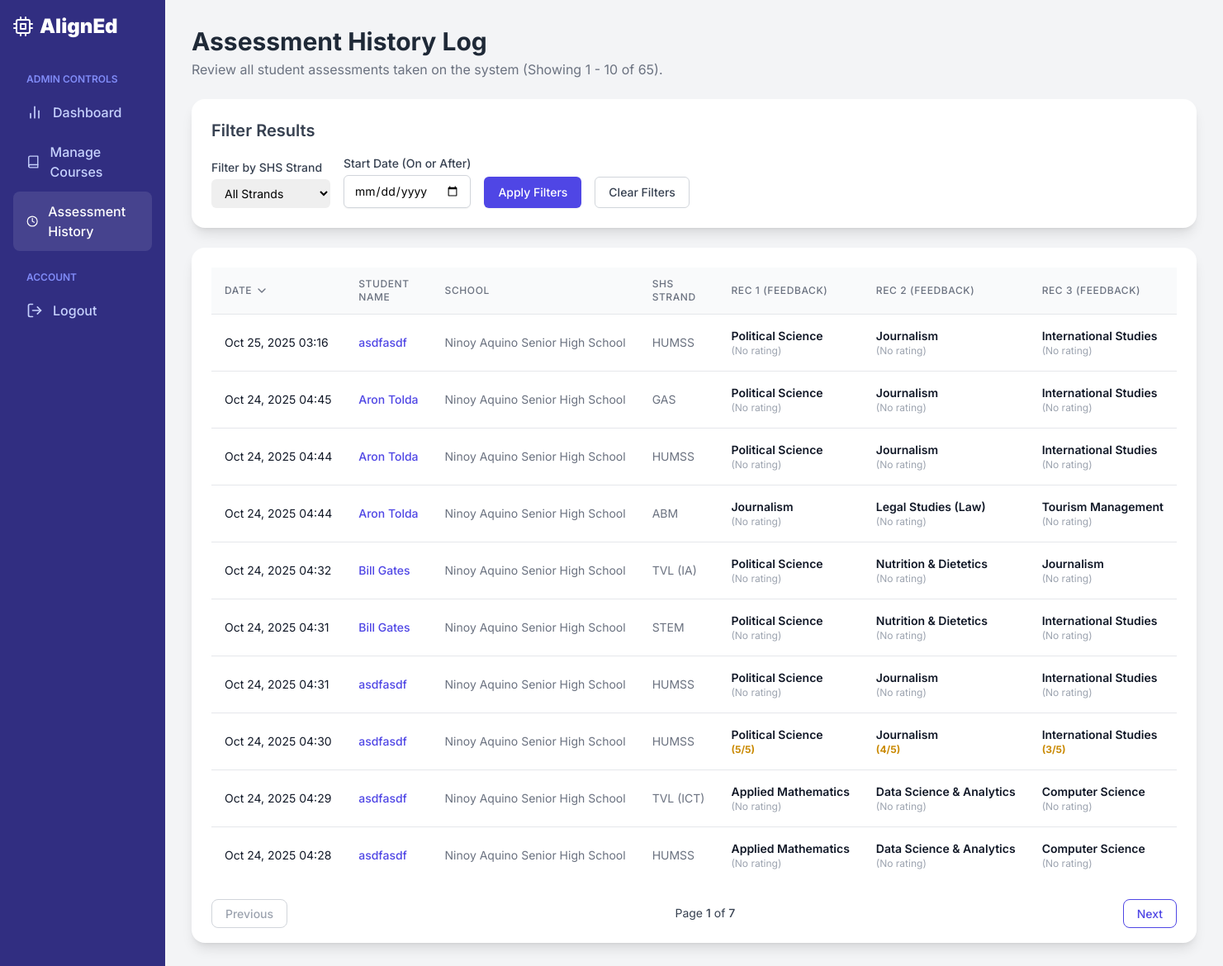
Screenshot of /admin-dashboard/history/ (signed in) with the database file from the repository.
### recommender/models.py (models this page shows, shortened)
class Assessment(models.Model):
    name = models.CharField(max_length=100, blank=True, null=True, verbose_name="Student Name (Optional)")
    school = models.CharField(max_length=200, verbose_name="School/University")
    shs_strand = models.CharField(max_length=50, verbose_name="SHS Strand")
    tvl_strand = models.CharField(max_length=50, blank=True, null=True, verbose_name="TVL Strand")
    base_persona_key = models.CharField(
        max_length=100,
        default='Computer Science',
        help_text="pls."
    )
    custom_trait_scores = models.TextField(
        blank=True,
        help_text="change value."
    )
    interest_science = models.IntegerField(default=0)
    interest_arts = models.IntegerField(default=0)
    interest_teaching = models.IntegerField(default=0)
    interest_business = models.IntegerField(default=0)
    interest_tech = models.IntegerField(default=0)
    interest_design = models.IntegerField(default=0)
    interest_sports = models.IntegerField(default=0)
    interest_building = models.IntegerField(default=0)
    interest_nature = models.IntegerField(default=0)
    interest_leading = models.IntegerField(default=0)
    interest_helping = models.IntegerField(default=0)
    interest_detail = models.IntegerField(default=0)
    interest_policy = models.IntegerField(default=0)
    interest_research = models.IntegerField(default=0)
    ability_logic = models.IntegerField(default=0)
    ability_creativity = models.IntegerField(default=0)
    ability_comm = models.IntegerField(default=0)
    ability_practical = models.IntegerField(default=0)
    ability_teamwork = models.IntegerField(default=0)
    ability_spatial = models.IntegerField(default=0)
    recommended_course_1 = models.CharField(max_length=200, blank=True)
    recommended_course_2 = models.CharField(max_length=200, blank=True)
    recommended_course_3 = models.CharField(max_length=200, blank=True)
    feedback_rating_1 = models.IntegerField(null=True, blank=True)
    feedback_rating_2 = models.IntegerField(null=True, blank=True)
    feedback_rating_3 = models.IntegerField(null=True, blank=True)
    feedback_submitted = models.BooleanField(default=False)
    timestamp = models.DateTimeField(auto_now_add=True)

### recommender/views.py (the view)
# urls.py: path('admin-dashboard/history/', views.assessment_history_view, name='assessment_history'),
@user_passes_test(is_superuser)
def assessment_history_view(request):
    assessments_list = Assessment.objects.all()
    sort_by = request.GET.get('sort', '-timestamp')
    page_number = request.GET.get('page', 1)
    valid_sorts = ['-timestamp', 'timestamp', 'shs_strand', '-shs_strand']
    if sort_by not in valid_sorts:
        sort_by = '-timestamp'
    selected_strand = request.GET.get('strand')
    if selected_strand and selected_strand != 'all':
        assessments_list = assessments_list.filter(shs_strand=selected_strand)
    date_filter = request.GET.get('date_filter')
    if date_filter:
        try:
            filter_date = datetime.strptime(date_filter, '%Y-%m-%d').date()
            assessments_list = assessments_list.filter(timestamp__gte=filter_date)
        except ValueError:
            pass
    assessments_list = assessments_list.order_by(sort_by)
    paginator = Paginator(assessments_list, 10)
    try:
        assessments = paginator.page(page_number)
    except PageNotAnInteger:
        assessments = paginator.page(1)
    except EmptyPage:
        assessments = paginator.page(paginator.num_pages)
    all_strands = Assessment.objects.values_list('shs_strand', flat=True).distinct()
    context = {
        'active_page': 'assessment_history',
        'assessments': assessments,
        'current_sort': sort_by,
        'all_strands': sorted(list(all_strands)),
        'selected_strand': selected_strand,
        'date_filter_value': date_filter,
    }
    return render(request, 'recommender/admin_assessment_history.html', context)

### recommender/views.py (called while the page is built)
def is_superuser(user):
    return user.is_authenticated and user.is_superuser

### recommender/templates/recommender/admin_assessment_history.html (shortened to what this page needs)
{% extends 'recommender/base.html' %}
{% block content %}
<header class="mb-6">
    <h1 class="text-3xl font-bold text-gray-800">Assessment History Log</h1>
    <p class="text-gray-500 mt-1">Review all student assessments taken on the system (Showing {{ assessments.start_index }} - {{ assessments.end_index }} of {{ assessments.paginator.count }}).</p>
</header>
<div class="bg-white rounded-2xl shadow-lg p-6 mb-6">
    <h2 class="text-xl font-semibold text-gray-700 mb-4">Filter Results</h2>
    <form method="GET" class="flex flex-wrap items-end gap-4">
        <div>
            <label for="strand-filter" class="block text-sm font-medium text-gray-700">Filter by SHS Strand</label>
            <select id="strand-filter" name="strand" class="mt-1 block w-full pl-3 pr-10 py-2 text-base border-gray-300 focus:outline-none focus:ring-indigo-500 focus:border-indigo-500 sm:text-sm rounded-md">
                <option value="all" {% if not selected_strand or selected_strand == 'all' %}selected{% endif %}>All Strands</option>
            </select>
        </div>
        <div>
            <label for="date-filter" class="block text-sm font-medium text-gray-700">Start Date (On or After)</label>
            <input type="date" id="date-filter" name="date_filter" value="{{ date_filter_value|default:'' }}" class="mt-1 block w-full py-2 px-3 border border-gray-300 rounded-md shadow-sm focus:outline-none focus:ring-indigo-500 focus:border-indigo-500 sm:text-sm">
        </div>
        <button type="submit" class="inline-flex items-center px-4 py-2 border border-transparent text-sm font-medium rounded-md shadow-sm text-white bg-indigo-600 hover:bg-indigo-700 focus:outline-none focus:ring-2 focus:ring-offset-2 focus:ring-indigo-500">
            Apply Filters
        </button>
        <a href="{% url 'assessment_history' %}?sort=-timestamp" class="inline-flex items-center px-4 py-2 text-sm font-medium text-gray-700 border border-gray-300 rounded-md hover:bg-gray-50">
            Clear Filters
        </a>
    </form>
</div>
<div class="bg-white rounded-2xl shadow-lg p-6">
    {% if assessments.paginator.count > 0 %}
    <div class="overflow-x-auto">
        <table class="min-w-full divide-y divide-gray-200">
            <thead class="bg-gray-50">
                <tr>
                    <th class="px-4 py-3 text-left text-xs font-medium text-gray-500 uppercase tracking-wider">
                        {% with date_sort_param=current_sort %}
                            {% if date_sort_param == '-timestamp' %}
                                <a href="?sort=timestamp&strand={{ selected_strand|default:'all' }}&date_filter={{ date_filter_value|default:'' }}" class="flex items-center hover:text-gray-900">Date <i data-feather="chevron-down" class="w-4 h-4 ml-1"></i></a>
                            {% elif date_sort_param == 'timestamp' %}
                                <a href="?sort=-timestamp&strand={{ selected_strand|default:'all' }}&date_filter={{ date_filter_value|default:'' }}" class="flex items-center hover:text-gray-900">Date <i data-feather="chevron-up" class="w-4 h-4 ml-1"></i></a>
                            {% else %}
                                <a href="?sort=-timestamp&strand={{ selected_strand|default:'all' }}&date_filter={{ date_filter_value|default:'' }}" class="flex items-center hover:text-gray-900">Date</a>
                            {% endif %}
                        {% endwith %}
                    </th>
                    <th class="px-4 py-3 text-left text-xs font-medium text-gray-500 uppercase tracking-wider">Student Name</th>
                    <th class="px-4 py-3 text-left text-xs font-medium text-gray-500 uppercase tracking-wider">School</th>
                    <th class="px-4 py-3 text-left text-xs font-medium text-gray-500 uppercase tracking-wider">
                        {% with strand_sort_param=current_sort %}
                            {% if strand_sort_param == 'shs_strand' %}
                                <a href="?sort=-shs_strand&strand={{ selected_strand|default:'all' }}&date_filter={{ date_filter_value|default:'' }}" class="flex items-center hover:text-gray-900">SHS Strand <i data-feather="chevron-up" class="w-4 h-4 ml-1"></i></a>
                            {% elif strand_sort_param == '-shs_strand' %}
                                <a href="?sort=shs_strand&strand={{ selected_strand|default:'all' }}&date_filter={{ date_filter_value|default:'' }}" class="flex items-center hover:text-gray-900">SHS Strand <i data-feather="chevron-down" class="w-4 h-4 ml-1"></i></a>
                            {% else %}
                                <a href="?sort=shs_strand&strand={{ selected_strand|default:'all' }}&date_filter={{ date_filter_value|default:'' }}" class="flex items-center hover:text-gray-900">SHS Strand</a>
                            {% endif %}
                        {% endwith %}
                    </th>
                    <th class="px-4 py-3 text-left text-xs font-medium text-gray-500 uppercase tracking-wider">Rec 1 (Feedback)</th>
                    <th class="px-4 py-3 text-left text-xs font-medium text-gray-500 uppercase tracking-wider">Rec 2 (Feedback)</th>
                    <th class="px-4 py-3 text-left text-xs font-medium text-gray-500 uppercase tracking-wider">Rec 3 (Feedback)</th>
                </tr>
            </thead>
            <tbody class="bg-white divide-y divide-gray-200">
                {% for assessment in assessments %}
                <tr class="hover:bg-gray-50">
                    <td class="px-4 py-4 whitespace-nowrap text-sm text-gray-900">
                        {{ assessment.timestamp|date:"M d, Y H:i" }}
                    </td>
                    <td class="px-4 py-4 whitespace-nowrap text-sm font-medium text-indigo-600">
                        {{ assessment.name|default:"Anonymous" }}
                    </td>
                    <td class="px-4 py-4 whitespace-nowrap text-sm text-gray-500">
                        {{ assessment.school }}
                    </td>
                    <td class="px-4 py-4 whitespace-nowrap text-sm text-gray-500">
                        {{ assessment.shs_strand }}{% if assessment.tvl_strand and assessment.shs_strand == 'TVL' %} ({{ assessment.tvl_strand }}){% endif %}
                    </td>
                    <td class="px-4 py-4 whitespace-nowrap text-sm text-gray-900">
                        <span class="font-semibold">{{ assessment.recommended_course_1|default:"N/A" }}</span>
                        {% if assessment.feedback_rating_1 %}
                            <span class="text-xs font-bold text-yellow-600 block">({{ assessment.feedback_rating_1 }}/5)</span>
                        {% else %}
                            <span class="text-xs text-gray-400 block">(No rating)</span>
                        {% endif %}
                    </td>
                    <td class="px-4 py-4 whitespace-nowrap text-sm text-gray-900">
                        <span class="font-semibold">{{ assessment.recommended_course_2|default:"N/A" }}</span>
                        {% if assessment.feedback_rating_2 %}
                            <span class="text-xs font-bold text-yellow-600 block">({{ assessment.feedback_rating_2 }}/5)</span>
                        {% else %}
                            <span class="text-xs text-gray-400 block">(No rating)</span>
                        {% endif %}
                    </td>
                    <td class="px-4 py-4 whitespace-nowrap text-sm text-gray-900">
                        <span class="font-semibold">{{ assessment.recommended_course_3|default:"N/A" }}</span>
                        {% if assessment.feedback_rating_3 %}
                            <span class="text-xs font-bold text-yellow-600 block">({{ assessment.feedback_rating_3 }}/5)</span>
                        {% else %}
                            <span class="text-xs text-gray-400 block">(No rating)</span>
                        {% endif %}
                    </td>
                </tr>
                {% endfor %}
            </tbody>
        </table>
    </div>
    {% if assessments.has_other_pages %}
    <div class="mt-6 flex justify-between items-center">
        <div>
            {% if assessments.has_previous %}
                <a href="?page={{ assessments.previous_page_number }}&sort={{ current_sort }}&strand={{ selected_strand|default:'all' }}&date_filter={{ date_filter_value|default:'' }}" class="px-4 py-2 text-sm font-medium rounded-lg text-indigo-600 border border-indigo-600 hover:bg-indigo-50 transition-colors">
                    Previous
                </a>
            {% else %}
                <span class="px-4 py-2 text-sm font-medium rounded-lg text-gray-400 border border-gray-300">Previous</span>
            {% endif %}
        </div>
        <span class="text-sm text-gray-700">
            Page <span class="font-medium">{{ assessments.number }}</span> of <span class="font-medium">{{ assessments.paginator.num_pages }}</span>
        </span>
        <div>
            {% if assessments.has_next %}
                <a href="?page={{ assessments.next_page_number }}&sort={{ current_sort }}&strand={{ selected_strand|default:'all' }}&date_filter={{ date_filter_value|default:'' }}" class="px-4 py-2 text-sm font-medium rounded-lg text-indigo-600 border border-indigo-600 hover:bg-indigo-50 transition-colors">
                    Next
                </a>
            {% else %}
                <span class="px-4 py-2 text-sm font-medium rounded-lg text-gray-400 border border-gray-300">Next</span>
            {% endif %}
        </div>
    </div>
    {% endif %}
    {% else %}
    <div class="text-center py-10 text-gray-500">
        <i data-feather="clock" class="w-10 h-10 mx-auto mb-3"></i>
        <p>No assessment records have been found yet.</p>
    </div>
    {% endif %}
</div>
{% endblock %}

### recommender/templates/recommender/base.html (shortened to what this page needs)
<!DOCTYPE html>
<html lang="en">
<head>
    <script src="https://cdn.tailwindcss.com"></script>
</head>
<body class="bg-gray-100">
    <div class="flex min-h-screen">
        <aside class="w-64 bg-indigo-900 text-white flex-col p-4 hidden md:flex">
            {% include 'recommender/partials/sidebar_content.html' %}
        </aside>
        <main class="flex-1">
            <div class="p-6 md:p-8">
                {% block content %}
                {% endblock %}
            </div>
        </main>
    </div>
</body>
</html>

### recommender/templates/recommender/partials/sidebar_content.html (shortened to what this page needs)
<div class="text-2xl font-black mb-10 flex items-center">
    <i data-feather="cpu" class="mr-2"></i>
    <span>AlignEd</span>
</div>
{% if user.is_authenticated and user.is_superuser %}
    <nav class="flex-grow">
        <p class="px-4 text-xs font-semibold uppercase text-indigo-400 mb-2">Admin Controls</p>
        <ul>
            <li><a href="{% url 'admin_dashboard' %}" class="sidebar-link flex items-center py-3 px-4 rounded-lg font-medium {% if active_page == 'admin_dashboard' %}active{% else %}text-indigo-200{% endif %}"><i data-feather="bar-chart-2" class="w-5 h-5 mr-3"></i>Dashboard</a></li>
            <li><a href="{% url 'course_list' %}" class="sidebar-link flex items-center py-3 px-4 rounded-lg font-medium {% if active_page == 'course_list' %}active{% else %}text-indigo-200{% endif %}"><i data-feather="book" class="w-5 h-5 mr-3"></i>Manage Courses</a></li>
            <li><a href="{% url 'assessment_history' %}" class="sidebar-link flex items-center py-3 px-4 rounded-lg font-medium {% if active_page == 'assessment_history' %}active{% else %}text-indigo-200{% endif %}"><i data-feather="clock" class="w-5 h-5 mr-3"></i>Assessment History</a></li>
        </ul>
        <p class="px-4 text-xs font-semibold uppercase text-indigo-400 mt-6 mb-2">Account</p>
        <ul>
            <li><a href="{% url 'logout' %}" class="sidebar-link flex items-center py-3 px-4 rounded-lg font-medium text-indigo-200"><i data-feather="log-out" class="w-5 h-5 mr-3"></i>Logout</a></li>
        </ul>
    </nav>
{% endif %}

### recommender/templates/recommender/base.html (style rules this page uses)
body { font-family: 'Inter', sans-serif; }
.sidebar-link { transition: all 0.2s ease-in-out; }
.sidebar-link:hover, .sidebar-link.active { background-color: rgba(255, 255, 255, 0.1); color: #fff; }

### rows the page displays
Assessment: timestamp "Oct 25, 2025 03:16", name "asdfasdf", school "Ninoy Aquino Senior High School", shs_strand "HUMSS", recommended_course_1 "Political Science", shows "(No rating)", recommended_course_2 "Journalism", recommended_course_3 "International Studies"
Assessment: timestamp "Oct 24, 2025 04:45", name "Aron Tolda", school "Ninoy Aquino Senior High School", shs_strand "GAS", recommended_course_1 "Political Science", shows "(No rating)", recommended_course_2 "Journalism", recommended_course_3 "International Studies"
Assessment: timestamp "Oct 24, 2025 04:44", name "Aron Tolda", school "Ninoy Aquino Senior High School", shs_strand "HUMSS", recommended_course_1 "Political Science", shows "(No rating)", recommended_course_2 "Journalism", recommended_course_3 "International Studies"
Assessment: timestamp "Oct 24, 2025 04:44", name "Aron Tolda", school "Ninoy Aquino Senior High School", shs_strand "ABM", recommended_course_1 "Journalism", shows "(No rating)", recommended_course_2 "Legal Studies (Law)", recommended_course_3 "Tourism Management"
Assessment: timestamp "Oct 24, 2025 04:32", name "Bill Gates", school "Ninoy Aquino Senior High School", shs_strand "TVL", tvl_strand "IA", recommended_course_1 "Political Science", shows "(No rating)", recommended_course_2 "Nutrition & Dietetics", recommended_course_3 "Journalism"
Assessment: timestamp "Oct 24, 2025 04:31", name "Bill Gates", school "Ninoy Aquino Senior High School", shs_strand "STEM", recommended_course_1 "Political Science", shows "(No rating)", recommended_course_2 "Nutrition & Dietetics", recommended_course_3 "International Studies"
Assessment: timestamp "Oct 24, 2025 04:31", name "asdfasdf", school "Ninoy Aquino Senior High School", shs_strand "HUMSS", recommended_course_1 "Political Science", shows "(No rating)", recommended_course_2 "Journalism", recommended_course_3 "International Studies"
Assessment: timestamp "Oct 24, 2025 04:30", name "asdfasdf", school "Ninoy Aquino Senior High School", shs_strand "HUMSS", recommended_course_1 "Political Science", feedback_rating_1 "5", recommended_course_2 "Journalism", feedback_rating_2 "4", recommended_course_3 "International Studies", feedback_rating_3 "3"
Assessment: timestamp "Oct 24, 2025 04:29", name "asdfasdf", school "Ninoy Aquino Senior High School", shs_strand "TVL", tvl_strand "ICT", recommended_course_1 "Applied Mathematics", shows "(No rating)", recommended_course_2 "Data Science & Analytics", recommended_course_3 "Computer Science"
Assessment: timestamp "Oct 24, 2025 04:28", name "asdfasdf", school "Ninoy Aquino Senior High School", shs_strand "HUMSS", recommended_course_1 "Applied Mathematics", shows "(No rating)", recommended_course_2 "Data Science & Analytics", recommended_course_3 "Computer Science"

### other values shown
{{ assessments.start_index }} "1"
{{ assessments.end_index }} "10"
{{ assessments.paginator.count }} "65"
{{ assessments.number }} "1"
{{ assessments.paginator.num_pages }} "7"
